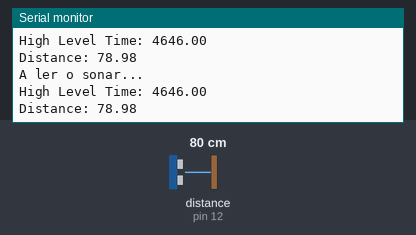
A sketch run on a simulated Arduino Uno, built with avr-gcc and run on an emulated ATmega328P. Parts: the last lines printed to the serial monitor. Wiring (inferred from the names in the program): ultrasonic range finder: trigger pin 11; echo pin 12. The test bench sets the inputs (shaded band); at power-on: distance to the obstacle (sensor on pin 12) 80 cm. The echo pulse lasts 58.3 µs per cm.

Above: at 1.2 s.
1.3 s: distance to the obstacle (sensor on pin 12) set to 2 cm
At 1.8 s:
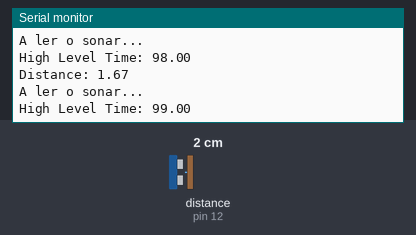
4.3 s: distance to the obstacle (sensor on pin 12) set to 4 cm
At 5.3 s:
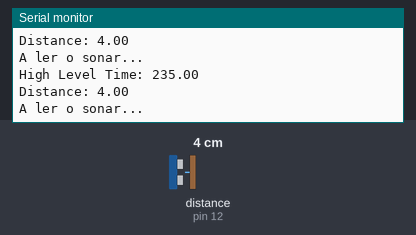
7.3 s: distance to the obstacle (sensor on pin 12) set to 18 cm
At 8.3 s:
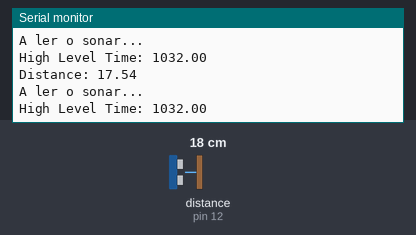
10.3 s: distance to the obstacle (sensor on pin 12) set to 2 cm
At 11.1 s:
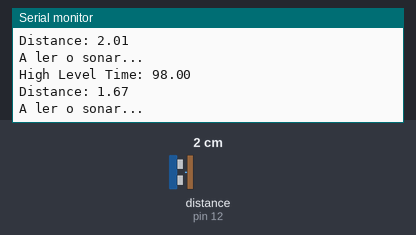
13.3 s: distance to the obstacle (sensor on pin 12) set to 9 cm
At 14.3 s:
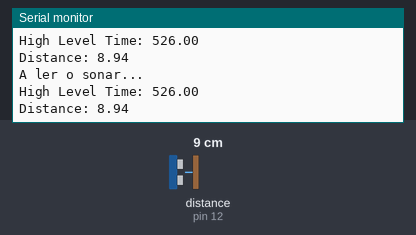
16.3 s: distance to the obstacle (sensor on pin 12) set to 35 cm
At 17.4 s:
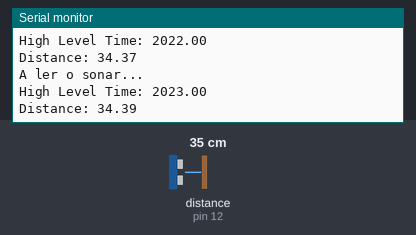
Timing chart, 0 to 19.3 s (numbered marks = the images above; inputs shaded):
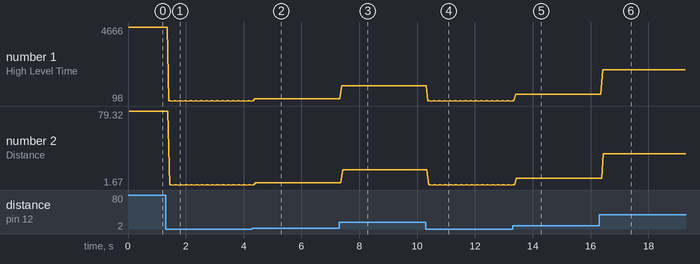

The sketch:

sonar.ino
```cpp
/*
	Programador....: (c) 2025 Lourenço Moreira
    Data...........: 08/01/25
    Observações....: Exemplo de utilização de um sonar.
*/

const int BAUD_RATE = 9600;

const byte TRIGGER_PIN = 11;
const byte ECHO_PIN = 12;

const int MEASUREMENT_CYCLE = 60000;
const int PULSE_TRIGGER_TIME = 10;

float highLevelTime, distance;

void setup () {
  	Serial.begin(BAUD_RATE);

	pinMode(TRIGGER_PIN, OUTPUT);
    pinMode(ECHO_PIN, INPUT);
  }

void loop () {
	Serial.println("A ler o sonar...");

  	digitalWrite(TRIGGER_PIN, LOW);
 	delayMicroseconds(MEASUREMENT_CYCLE);
  	digitalWrite(TRIGGER_PIN, HIGH);
    delayMicroseconds(PULSE_TRIGGER_TIME);
    digitalWrite(TRIGGER_PIN, LOW);

  	highLevelTime = pulseIn(ECHO_PIN, HIGH);
  	Serial.println("High Level Time: " + String(highLevelTime));
  	distance = ((highLevelTime * 0.0340) / 2);
  	Serial.println("Distance: " + String(distance));
  }
```

Measured:
- after the input at 1.3 s, the serial monitor: prints a new line after 0.11 s (image 1)
- after the input at 4.3 s, the serial monitor: prints a new line after 0.09 s (image 2)
- after the input at 7.3 s, the serial monitor: prints a new line after 0.09 s (image 3)
- after the input at 10.3 s, the serial monitor: prints a new line after 0.08 s (image 4)
- after the input at 13.3 s, the serial monitor: prints a new line after 0.11 s (image 5)
- after the input at 16.3 s, the serial monitor: prints a new line after 0.12 s (image 6)
- plotted number 1: 4646 → 98 after the input at 1.3 s, 98 → 235 after the input at 4.3 s, 235 → 1032 after the input at 7.3 s, 1032 → 99 after the input at 10.3 s, 99 → 526 after the input at 13.3 s
- plotted number 2: 78.98 → 1.67 after the input at 1.3 s, 1.67 → 4 after the input at 4.3 s, 4 → 17.54 after the input at 7.3 s, 17.54 → 1.67 after the input at 10.3 s, 1.67 → 8.94 after the input at 13.3 s
